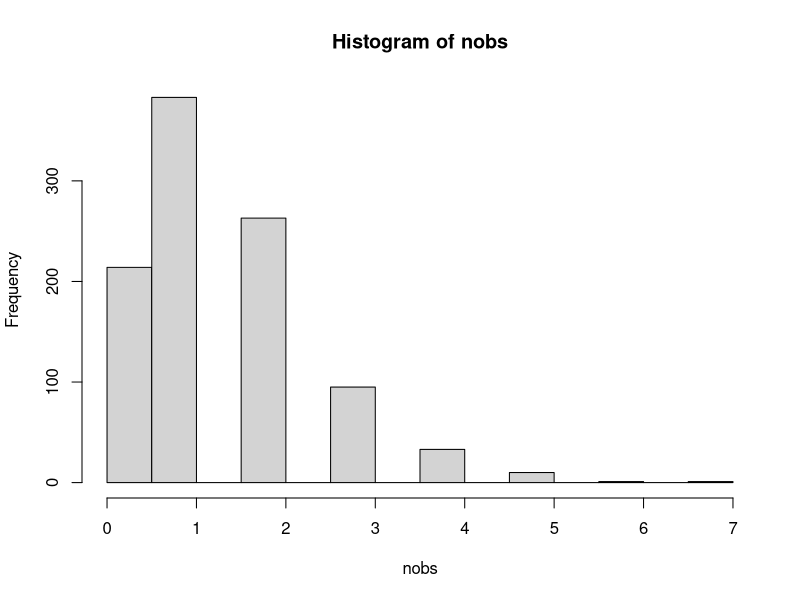
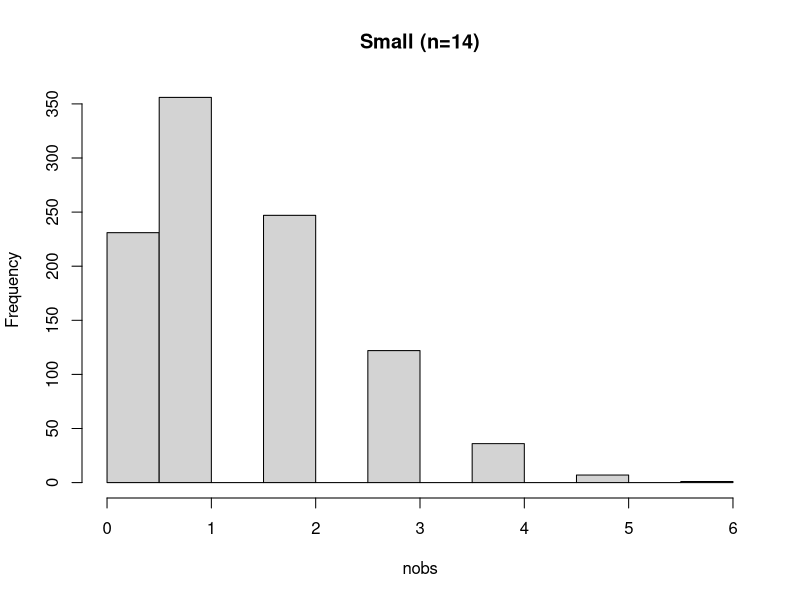
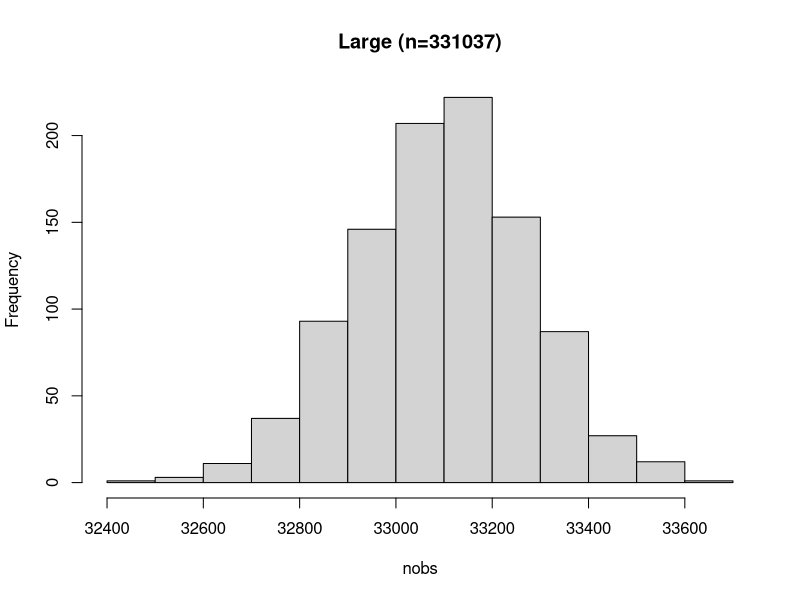
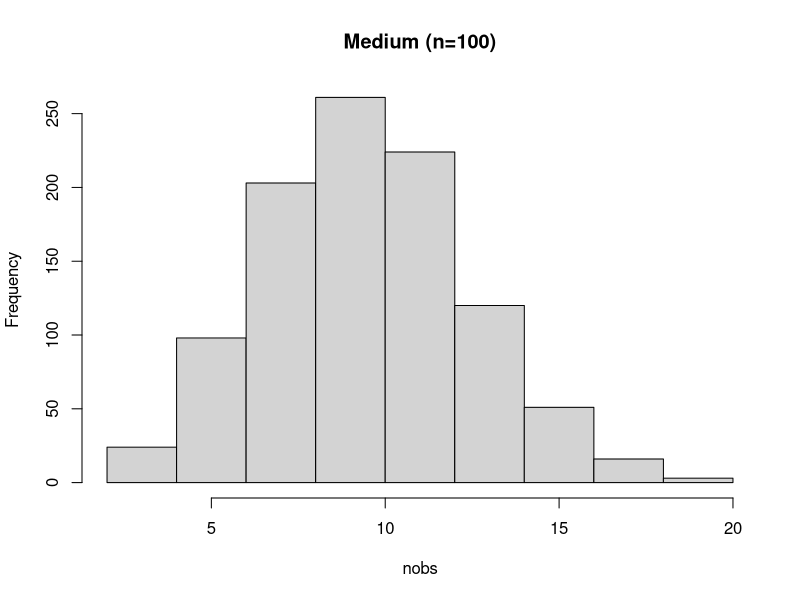
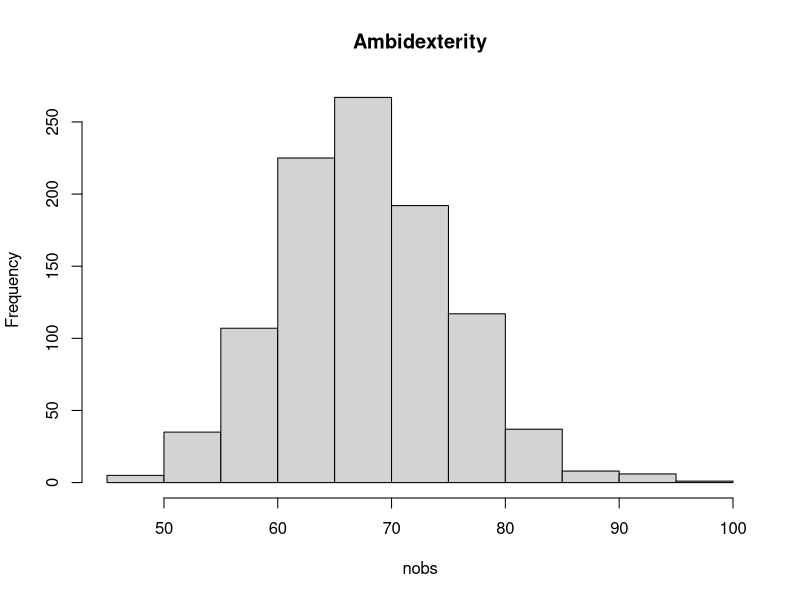

Generate these figures, in order, with R:
## ---- chunk 1
knitr::opts_chunk$set(echo = TRUE)
## ---- chunk 2
nsims = 1000
nobs = rep(NA, nsims)
nobs = rbinom(nsims, 14, 0.10)

hist(nobs)
## ---- chunk 3
nsample = 14
nobs = rbinom(nsims, nsample, 0.10)
hist(nobs, main="Small (n=14)")
## ---- chunk 4
nsample = 331037
nobs = rbinom(nsims, nsample, 0.10)
hist(nobs, main="Large (n=331037)")
## ---- chunk 5
nsample = 100
nobs = rbinom(nsims, nsample, 0.10)
hist(nobs, main="Medium (n=100)")
## ---- chunk 6
nsims = 1000
nobs = rep(NA, nsims)
for(s in 1:nsims){
  dominance <- sample(c("right", "left", "both"), size=400, replace=TRUE, prob=c(1/10,1/10,8/10))
  people <- rep(NA, 400)
  for(i in 1:400){
    if (dominance[i]=="right"){
      people[i] <- rbinom(1,1,0.8)
    }else if (dominance[i]=="left"){
      people[i] <- rbinom(1,1,0.1)
    }else if (dominance[i]=="both"){
      people[i] <- rbinom(1,1,0.1)
    }
  }
  nobs[s] <- sum(people)
}
hist(nobs, main="Ambidexterity")
